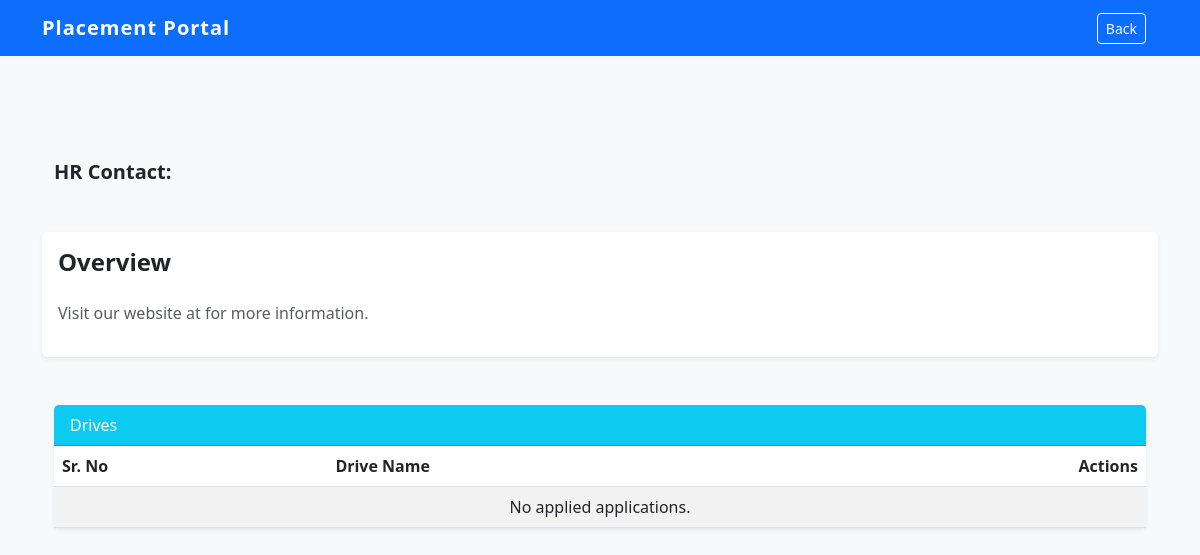
Page /view_company/3 (signed in) on the earlier database version.
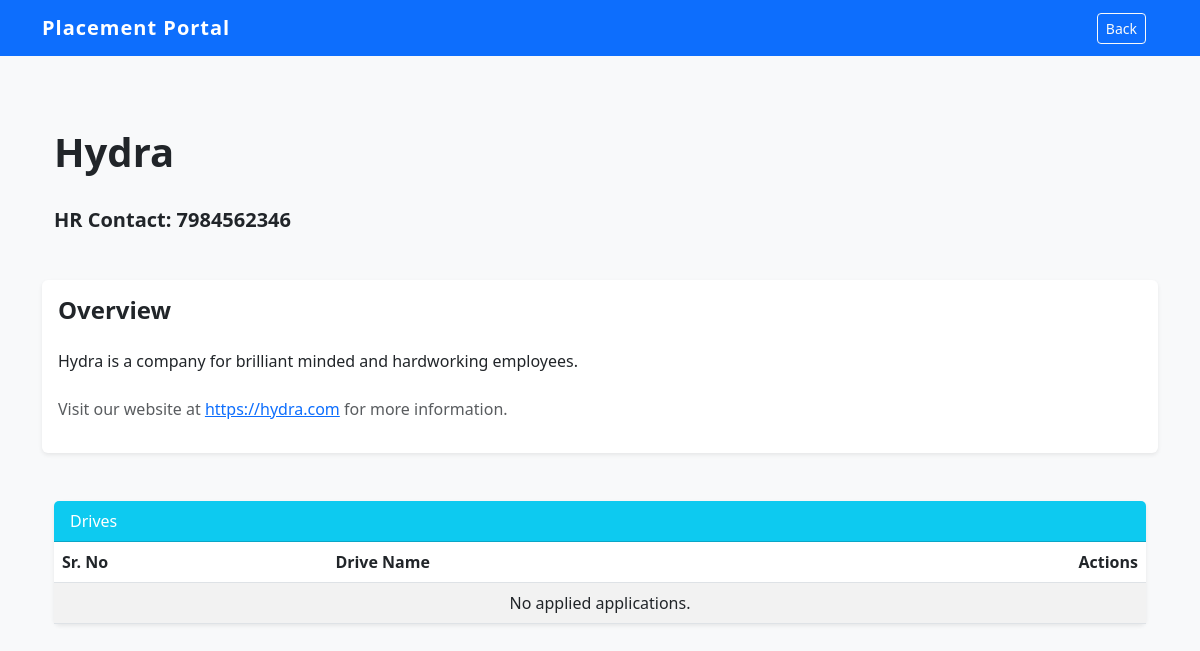
Same page on the later database version.
### models.py (models this page shows)
class Company(db.Model):
    id = db.Column(db.Integer, primary_key=True)
    name = db.Column(db.String(100), unique=True, nullable=False)
    email = db.Column(db.String(100), unique=True, nullable=False)
    password = db.Column(db.String(50), unique=True, nullable=False)
    website = db.Column(db.String(100))
    hr_contact = db.Column(db.String(15))
    description = db.Column(db.Text)
    status = db.Column(db.String(20), default='Pending')
    is_active = db.Column(db.Boolean, default=True)
    drives = db.relationship('PlacementDrive', backref='company', lazy=True, cascade="all, delete-orphan")

### app.py (the view)
@app.route('/view_company/<int:company_id>')
def view_company(company_id):
    if session.get('role') != 'student':
        return redirect(url_for('login'))
    company = Company.query.get(company_id)
    drives = PlacementDrive.query.filter_by(company_id=company_id, status = 'Approved', is_active = True)
    return render_template('student/view_company.html', company=company, drives=drives)

### app.py (called while the page is built)
@app.after_request
def add_header(response):
    response.headers['Cache-Control'] = 'no-store, no-cache, must-revalidate, post-check=0, pre-check=0, max-age=0'
    response.headers['Pragma'] = 'no-cache'
    response.headers['Expires'] = '-1'
    return response

### templates/student/view_company.html
{% extends 'base.html' %}
{% block extra_nav %}
<div class = "container">
    <a href = "{{ url_for('student_dashboard') }}" class = "btn btn-outline-light btn-sm">Back</a>
{% endblock %}
{% block content %}
<div class = "container-fluid py-4">
    <div class="d-flex justify-content-between align-items-center mb-4">
        <h1 class = "fw-bold">{{ company.name }}</h1>
    </div>
    <h5 class = "fw-bold mb-4">HR Contact: {{ company.hr_contact }}</h5>
</div>
<div class = "card shadow-sm mb-4">
    <div class = "card-body">
        <h4 class = "fw-bold mb-4">Overview</h4>
        <p class = "mb-4">{{company.description}}</p>
        <p class = text-muted>Visit our website at <a href ="{{ company.website }}" target = "_blank">{{ company.website }}</a> for more information.</p>
    </div>
</div>
<div class = "container-fluid py-4">
    <div class = "card shadow-sm mb-4">
        <div class = "card-header bg-info text-white">Drives</div>
        <div class = "card-body p-0">
            <div class = "table-responsive">
                <table class = "table table-striped align-middle mb-0">
                    <thead class = "table">
                        <tr>
                            <th>Sr. No</th>
                            <th>Drive Name</th>
                            <th class = "text-end">Actions</th>
                        </tr>
                    </thead>
                    <tbody>
                        {% for d in drives %}
                        <tr>
                            <td>{{ loop.index }}</td>
                            <td>{{ d.job_title }}</td>
                            <td class = "text-end">
                                <a href = "{{ url_for('view_drive', drive_id=d.id) }}" class = "btn btn-outline-dark">View</a>
                            </td>
                        </tr>
                        {% else %}
                        <tr>
                            <td class = "text-center " colspan = 5>No applied applications.</td>
                        </tr>
                        {% endfor %}
                    </tbody>
                </table>
            </div>
        </div>
    </div>
</div>
{% endblock %}

Differences in the rows shown:
added Company: name "Hydra", hr_contact "7984562346", description "Hydra is a company for brilliant minded and hardworking employees.", website "https://hydra.com"
